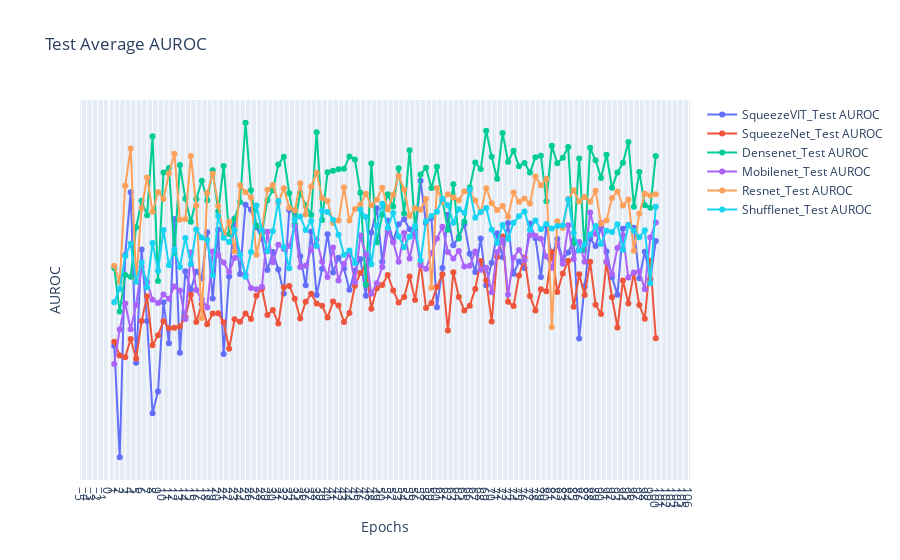

Write notebook code for a chart like this one.
### Code cell
fig = go.Figure()
for exps in test_auroc_data.keys():
    # plt.plot(epochs, loss_data[exps][0], label=exps + 'Train Loss', marker='o')
    # plt.plot(epochs, loss_data[exps][1], label=exps + 'Validation Loss', marker='o')
    # fig.add_trace(go.Scatter(x=epochs, y=auroc_data[exps][0], mode='lines+markers', name=exps + '_Train Loss'))
    fig.add_trace(go.Scatter(x=epochs, y=test_auroc_data[exps], mode='lines+markers', name=exps + '_Test AUROC'))
# fig.add_trace(go.Scatter(x=epochs, y=train_loss, mode='lines+markers', name='Train Loss'))
# fig.add_trace(go.Scatter(x=epochs, y=val_loss, mode='lines+markers', name='Validation Loss'))

fig.update_layout(
    title='Test Average AUROC',
    xaxis_title='Epochs',
    yaxis_title='AUROC',
    xaxis=dict(tickmode='linear'),
    yaxis=dict(tickmode='linear'),
    # legend=dict(x=0, y=1),
    # grid=dict(),
)

fig.show()
